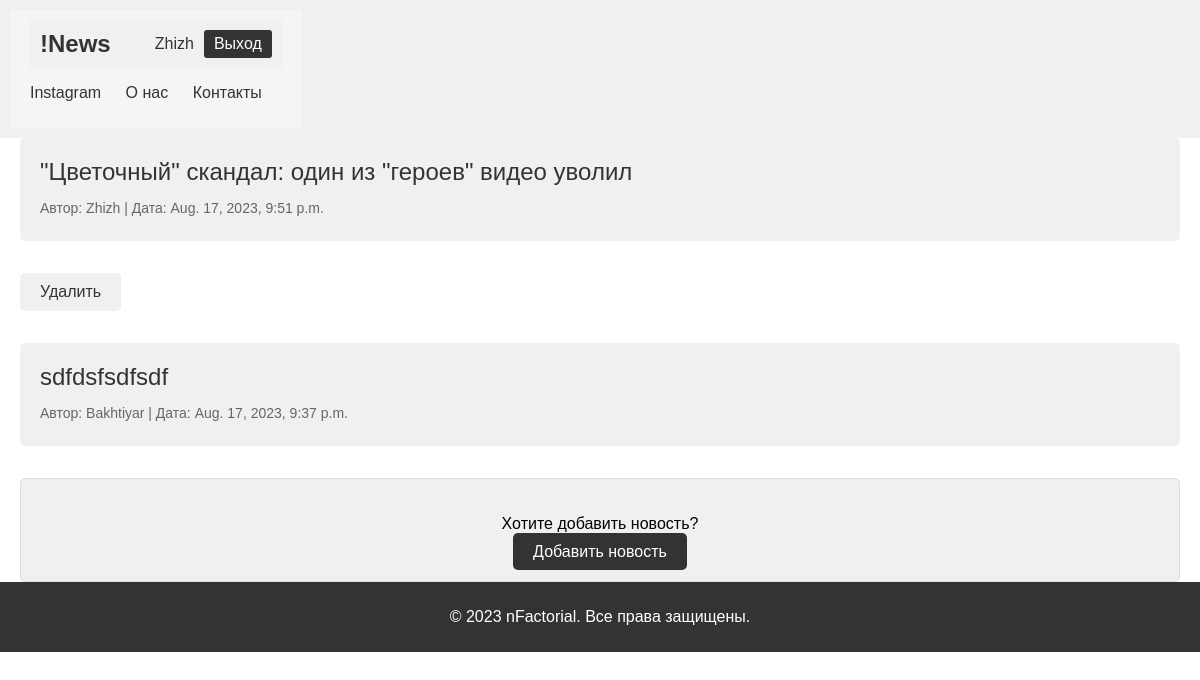
The app's page /news/ (signed in) with its own data.
### news/models.py (models this page shows, shortened)
class News(models.Model):
    author = models.ForeignKey(User, on_delete=models.CASCADE, null=True)
    title = models.TextField(max_length=50)
    content = models.TextField(max_length=200)
    created_at = models.DateTimeField(auto_now_add=True)

### news/views.py (the view)
# urls.py: path('', views.get_news, name='news'),
def get_news(request):
    news = News.objects.order_by("-created_at")
    user_is_moderator = request.user.groups.filter(name='moderators').exists()
    context = {"news": news,
               'user_is_moderator': user_is_moderator,
               }
    return render(request, "news/news.html", context)

### news/templates/news/news.html (shortened to what this page needs)
{% extends "news/base.html" %}
{% block content %}
    <div class="news-list">
        {% for item in news %}
        <div class="news">
            <a class="news-title"href="{% url 'news:get_page' item.id %}">{{ item.title }}</a>
            <p class="news-info">
                Автор: {{ item.author }} | Дата: {{ item.created_at }}
            </p>
        </div>
        <p>
           {% if user == item.author or user_is_moderator %}
            <form action="{% url 'news:delete' item.id %}" method="post">
                    <button type="submit" class="btn-delete" >Удалить</button>
            </form>
            {% endif %}
        </p>
        {% endfor %}
    </div>
    <div class="add-news-block">
        <p>Хотите добавить новость?</p>
        <a href="{% url 'news:create_news' %}" class="btn-add-news">Добавить новость</a>
    </div>
{% endblock %}

### news/templates/news/base.html (shortened to what this page needs)
<!DOCTYPE html>
<html lang="en">
<head>
    {% load static %}
    <link rel="stylesheet" href="{% static 'news/style.css' %}">
</head>
<body>
    <header class="header">
        <nav class="nav">
            <div class="container">
                {% if user.is_authenticated %}
                    <div class="header">
                        <a href="{% url 'news:news' %}" class="logo">!News</a>
                        <div class="user-bar">
                            <span class="username">{{ user.username }}</span>
                            <a href="{% url 'logout' %}" class="btn-logout">Выход</a>
                        </div>
                    </div>
                {% endif %}
                <ul class="menu">
                    <li><a href="https://www.instagram.com/thetwelvepartformulaofbeing/" target="_blank">Instagram</a></li>
                    <li><a href="https://www.nfactorial.school/nfactorial-team" target="_blank">О нас</a></li>
                    <li><a href="https://www.nfactorial.school/" target="_blank">Контакты</a></li>
                </ul>
            </div>
        </nav>
    </header>
    <main class="main">
        <div class="container">
            {% block content %}
            {% endblock %}
        </div>
    </main>
    <footer class="footer">
        <div class="container">
            <p>&copy; 2023 nFactorial. Все права защищены.</p>
        </div>
    </footer>
</body>
</html>

### news/static/news/style.css (style rules this page uses)
body { font-family: Arial, sans-serif; margin: 0; padding: 0; }
.header { background-color: #333; color: white; padding: 10px 0; }
.nav { background-color: #f5f5f5; padding: 10px 0; }
.container { max-width: 1200px; margin: 0 auto; padding: 0 20px; }
.logo { font-size: 24px; color: #333; text-decoration: none; font-weight: bold; }
.menu { list-style-type: none; padding: 0; }
.menu li { display: inline; margin-right: 20px; }
.menu a { text-decoration: none; color: #333; }
.footer { background-color: #333; color: white; padding: 10px 0; text-align: center; }
form button { background-color: #333; color: white; padding: 10px 20px; border: none; border-radius: 3px; cursor: pointer; }
.add-news-block { background-color: #f0f0f0; border: 1px solid #ddd; padding: 20px; border-radius: 5px; text-align: center; }
.add-news-block p { margin-bottom: 10px; }
.btn-add-news { background-color: #333; color: white; padding: 10px 20px; font-size: 16px; border-radius: 5px; text-decoration: none; transition: background-color 0.3s ease-in-out; }
.username { color: #333; margin-right: 10px; }
.header { display: flex; justify-content: space-between; align-items: center; background-color: #f0f0f0; padding: 10px; }
.user-bar { display: flex; align-items: center; }
.btn-logout { background-color: #333; color: white; padding: 5px 10px; border-radius: 3px; text-decoration: none; transition: background-color 0.3s ease-in-out; }
.news-list { display: flex; flex-direction: column; }
.news { background-color: #f0f0f0; padding: 20px; border-radius: 5px; }
.news-title { text-decoration: none; color: #333; font-size: 24px; margin-bottom: 10px; }
.news-info { color: #666; font-size: 14px; margin-bottom: 5px; }
.btn-delete { background-color: #f0f0f0; color: #333; border: none; padding: 10px 20px; font-size: 16px; border-radius: 5px; cursor: pointer; transition: background-color 0.3s ease-in-out; }

### records on screen
News: title "\"Цветочный\" скандал: один из \"героев\" видео уволил", author "Zhizh", created_at "Aug. 17, 2023, 9:51 p.m.", shows "Удалить"
News: title "sdfdsfsdfsdf", author "Bakhtiyar", created_at "Aug. 17, 2023, 9:37 p.m."

### other values on screen
{{ user.username }} "Zhizh"
